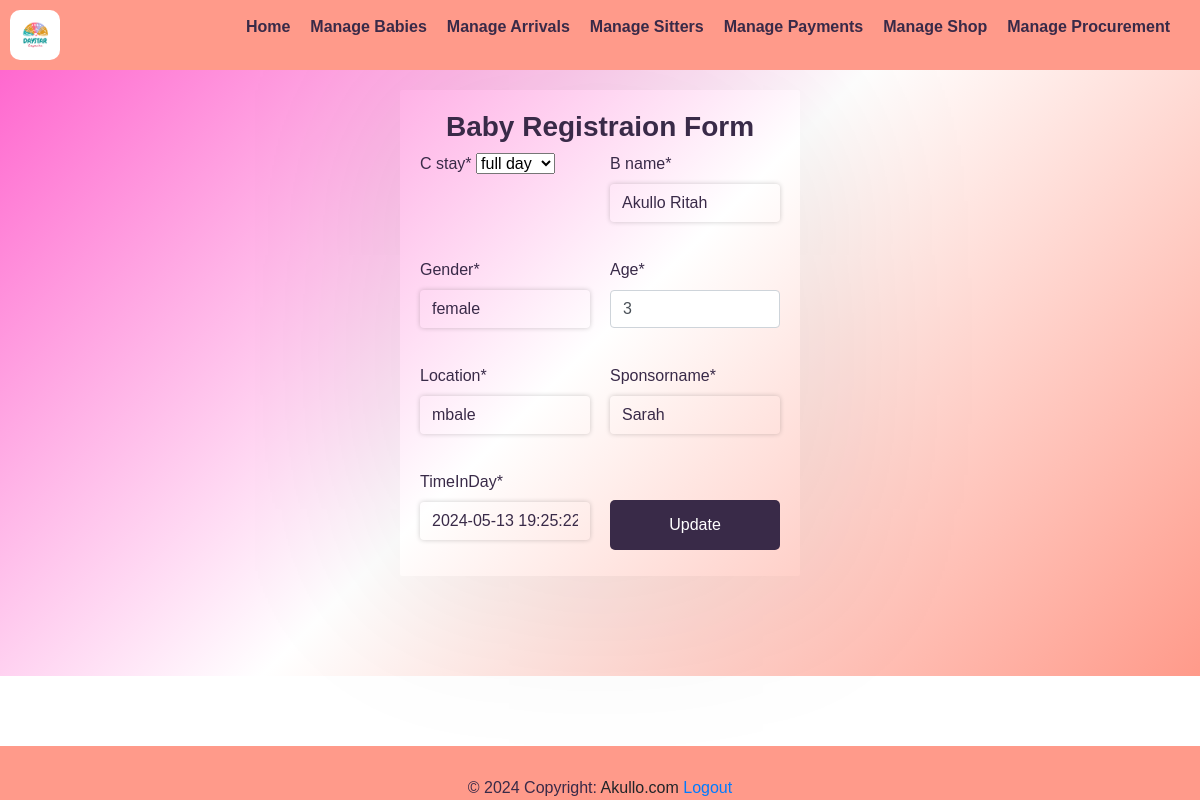
/baby_edit/1/ (signed in), run on the app's committed database.
### yariapp/models.py (models this page shows, shortened)
class Babyform(models.Model):
    c_stay = models.ForeignKey(CategoryStay,on_delete=models.CASCADE, null=True)
    b_name = models.CharField(max_length=100,null=True)
    gender = models.CharField(max_length=100,null=True)
    age = models.IntegerField(default=0)
    location = models.CharField(max_length=50,null=True)
    sponsorname = models.CharField(max_length=100,null=True)
    timeInDay = models.DateTimeField(default=timezone.now)

### yariapp/views.py (the view)
# urls.py: path('baby_edit/<int:id>/', views.baby_edit, name='baby_edit'),
@login_required
def baby_edit(request, id):
    baby = get_object_or_404(Babyform, id=id)
    if request.method == 'POST':
       form = AddBaby(request.POST, instance=baby)
       if form.is_valid():
           form.save()
           return redirect(baby_list)
    else:
        form = AddBaby(instance=baby)
    return render(request, 'baby edit.html', {'form': form, 'baby': baby})

### yariapp/forms.py
class AddBaby(ModelForm):
 class Meta:
        model = Babyform
        fields = '__all__'

### yariapp/models.py (called while the page is built)
    def __str__(self):
        return self.name

### yariapp/templates/baby edit.html (shortened to what this page needs)
{% extends 'base.html' %}
{% load crispy_forms_tags %}
{% load static %}
{% block content %}
<div class="navbar">
    <img src="{% static 'images/logo.png' %}" alt="Logo" style="width: 50px; height: auto;border-radius: 10px;">
  <ul class="nav-links">
      <li><a href="{% url 'home' %}"><strong>Home</strong></a></li>
      <li><a href="{% url 'baby_list' %}"><strong>Manage Babies</strong></a></li>
      <li class="dropdown">
        <a href="#" class="dropbtn"><strong>Manage Arrivals</strong></a>
      <li><a href="{% url 'sitters_list' %}"><strong>Manage Sitters</strong></a></li>
      <li class="dropdown">
            <a href="#"><strong>Manage Payments</strong></a>
      <li><a href="{% url 'shop_list' %}"><strong>Manage Shop</strong></a></li>
      <li><a href="{% url 'pro_list' %}"><strong>Manage Procurement</strong></a></li>
  </ul>
</div>
<div class ="container">
    <h3 style="text-align: center;">
        <strong>Baby Registraion Form</strong>
    </h3>
    <form method="post" div class="sitter">
        {{ form | crispy}}
        <button type="submit" css_class="btn btn-primary" style=" width: 100%;padding:10px; border:none;background-color: #392A48;border-radius: 5px; color: #fff;cursor: pointer;text-align: center;height: 50px;margin-top: 30px;">Update</button>
</form>
</div>
{% endblock %}

### yariapp/templates/base.html (style rules this page uses)
form { color: #392A48; }

### yariapp/templates/baby edit.html (style rules this page uses)
.container { justify-content: center; max-width: 400px; margin: 40px auto; padding-top: 40px; background-color: transparent; border-radius: 2px; box-shadow: 0 0 200px rgba(0, 0, 0, 0.1); margin-top: 20px; padding: 20px; margin-bottom: 100px; color:#392A48; }
.sitter { display: grid; grid-template-columns: 1fr 1fr; grid-gap: 20px; color: #392A48; }
.container input[type="text"], .container input[type="age"], .container input[type="password"] { background-color: transparent !important; border: none !important; box-shadow: 0 0 5px rgba(0, 0, 0, 0.2) !important; color: #392A48; }
.navbar { background-color: #FF9A8A; color: #392A48; padding: 10px; display: flex; justify-content: space-between; align-items: center; }
.nav-links { list-style-type: none; display: flex; }
.nav-links li { margin-right: 20px; }
.nav-links li a { text-decoration: none; color: #392A48; }
.dropdown { position: relative; display: inline-block; }

### data on the page
Babyform: c_stay "full day", b_name "Akullo Ritah", gender "female", age "3", location "mbale", sponsorname "Sarah", timeInDay "2024-05-13 19:25:22"
